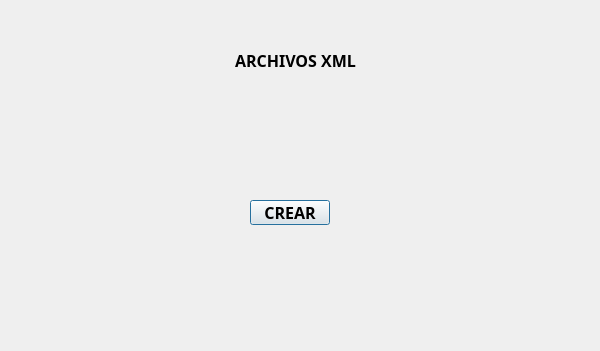
<?xml version="1.0" encoding="UTF-8"?>
<ui version="4.0">
 <class>Dialog</class>
 <widget class="QDialog" name="Dialog">
  <property name="geometry">
   <rect>
    <x>0</x>
    <y>0</y>
    <width>600</width>
    <height>351</height>
   </rect>
  </property>
  <property name="windowTitle">
   <string>Dialog</string>
  </property>
  <widget class="QLabel" name="label">
   <property name="geometry">
    <rect>
     <x>230</x>
     <y>50</y>
     <width>131</width>
     <height>20</height>
    </rect>
   </property>
   <property name="font">
    <font>
     <family>Hack Nerd Font Mono</family>
     <pointsize>12</pointsize>
     <bold>true</bold>
    </font>
   </property>
   <property name="text">
    <string>ARCHIVOS XML</string>
   </property>
   <property name="alignment">
    <set>Qt::AlignCenter</set>
   </property>
  </widget>
  <widget class="QPushButton" name="btncreate">
   <property name="geometry">
    <rect>
     <x>250</x>
     <y>200</y>
     <width>80</width>
     <height>25</height>
    </rect>
   </property>
   <property name="font">
    <font>
     <family>Hack Nerd Font Mono</family>
     <pointsize>12</pointsize>
     <bold>true</bold>
    </font>
   </property>
   <property name="text">
    <string>CREAR</string>
   </property>
  </widget>
 </widget>
 <resources/>
 <connections/>
</ui>
